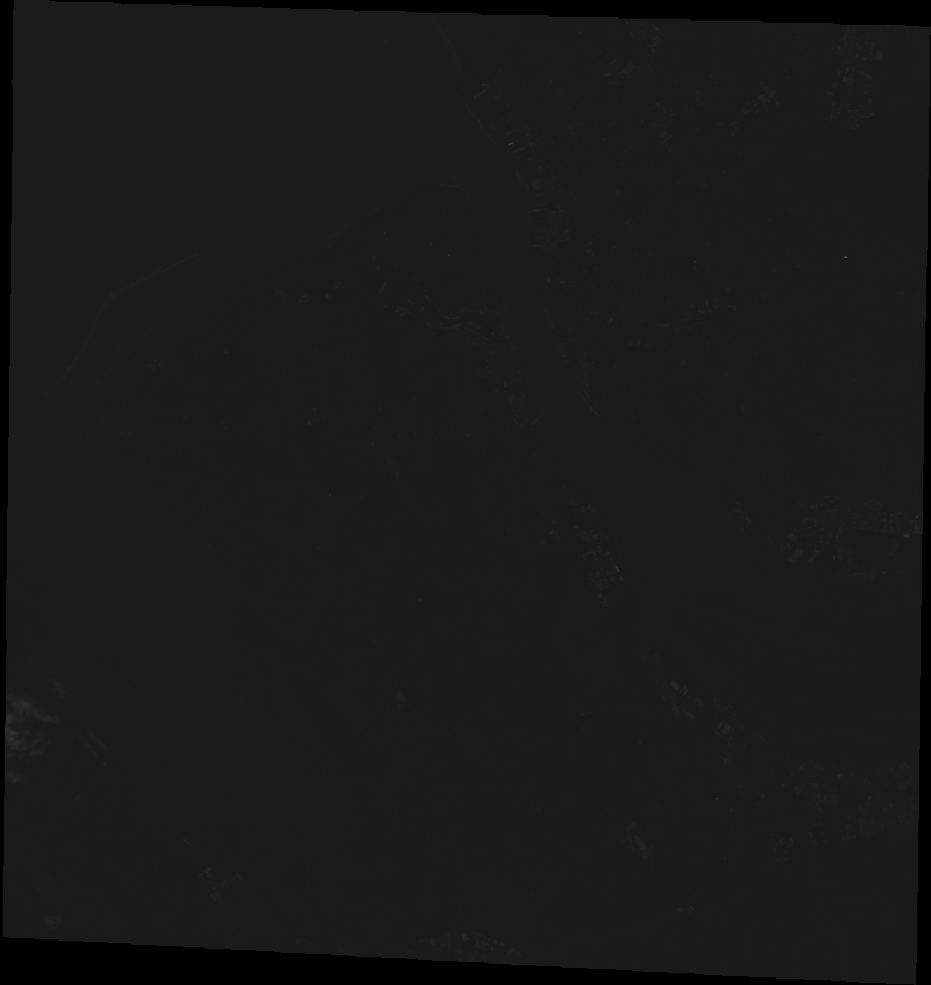
#> input picture data/RGB_bands/Band2.tif, 931 x 985 px; its folder holds 3 pictures in this run; the run also reads 2 pictures not shown here
$ jupyter execute --allow-errors part_01.ipynb   (shell and % lines are left out)
#> lines starting #> are read from the running program, lines starting #| are printed output that depends on the picture
# Section 1: Downloading  and pre-processing Landsat satellite imagery

## Overview

Objectives:
   * Get familiar with Landsat satellite imagery and understand the basic concepts of how to access the data.
   * Automate the download of Landsat images through Google for a given Region of Interest (ROI).
   * Pre-process the imagery for further analysis.

NASA's Landsat satellite programme is the longest standing programme for Earth observation (EO) imagery. It provides an open source, 46 year record of moderate resolution imagery and in addition captures Near- and Shortwave-Infrared, Thermal, and for the more recent missions, cirrus and panchromatic images.

| Mission | Operational time | Revisit time | Resolution |
|---|---|----|---|
| Landsat 1 | 1972-1978 | 18 d | 80 m |
| Landsat 2 | 1975-1982 | 18 d | 80 m |
| Landsat 3 | 1978-1983 | 18 d | 80 m |
| Landsat 4 | 1983-1993 | 16 d | 30 m |
| Landsat 5 | 1984-2013 | 16 d | 30 m |
| Landsat 7 | 1999-present | 16 d |15 m |
| Landsat 8 | 2013-present | 16 d | 15 m|

Other sources for free EO satellite imagery are:

| Provider | Programme | Operational time | Revisit time | Resolution |
|-|---|----|---|
|European Space Agency | Sentinel | 2015-present| 5 d | 10m |
|Planet Labs | Rapideye <br>Planetscope<br>Skysat | 2009-present | 4/5 d to daily | up to 0.8 m |
|NASA | Orbview 3 | 2003-2007 | < 3 d |1-4 m |
|NASA | EO-1 | 2003 -2017 | -- | 10-30 m|

The Python libraries used in this tutorial are the following

* [Matplotolib](https://matplotlib.org/contents.html):A Python 2D plotting library which produces publication quality figures in a variety of hardcopy formats and interactive environments across platforms.
* [Numpy](https://docs.scipy.org/doc/): Adding support for large, multi-dimensional arrays and matrices, along with a large collection of high-level mathematical functions
* [Pandas](https://pandas.pydata.org/pandas-docs/stable/):  Provides high-performance, easy-to-use data structures and data analysis tools
* [GeoPandas](http://geopandas.org/): Python library that simplifies working with geospatil data
* [Folium](http://folium.readthedocs.io/en/latest/): Python library that enables plotting interactive maps using leaflet
* [Glob](https://docs.python.org/2/library/glob.html): Unix style pathname pattern expansion
* [Landsat578](https://github.com/dgketchum/Landsat578): Simple Landsat imagery download tool
* [Scikit-image](http://scikit-image.org/docs/dev/): Collection of algorithms for image processing
* [Wget](https://pypi.org/project/wget/): Pure python download utility

## Install all packages using Conda environment

In the Anaconda command line navigate to the folder where the _workshop.yml_ file is located and run the following code:

* conda env create -f workshop.yml

[cell 1]
# Import the packages you need to download satellite data

# Plots graphs and figures within the notebook

import matplotlib.pyplot as plt
import pandas as pd
import numpy as np
import geopandas as gpd
import folium
import os, shutil
import glob
from landsat import google_download
from google_download import GoogleDownload
from skimage import io, transform, exposure
import wget

* Read in the bounding box shapefile

In order to intersect our bounding box with the flight path of the satellite the coordinate system of the shapefile has to be WGS84 lat-long, which is equivalent to EPSG:4326.

[cell 2]
# Specify the path to your shapefile
shp='../data/Liverpool/Liverpool.shp'

# Read the shapefile into a geopandas GeoDataFrame
#> (the rest of this cell did not finish here and is left out)

#> (a cell that did not finish here is left out)

The `data/wrs2_descending` folder includes a shapefile which contains the flight path of the Landsat satellites and shows the paht/row tuples.

* Intersect the two shapefiles

To determine which images are relevant for our ROI, we need to intersect the flight path of the Landsat satellite with our ROI. This will give us path/row tuples that intersect with our ROI

#> (a cell that did not finish here is left out)

#> (a cell that did not finish here is left out)

#> (a cell that did not finish here is left out)

* Visualise the interesecting shapefiles

This allows us to sort out images (path/row tuples) that only partially intersect with our ROI.

#> (a cell that did not finish here is left out)

#> (a cell that did not finish here is left out)

# Download Landsat images from Google

* As we now have the relevant path/row tuples for our ROI we can proceed to download the images. We can specifiy a time frame as well as the satellite we would like to obtain data from. Furthermore, we can specifiy the percentage of cloud cover in the image.

[cell 9]
# Download Tile list from Google - only needs to be done when first running
# the code

#Path to index file
Index_PATH='../data/index.csv.gz'
if os.path.exists(Index_PATH):
    print('File already exists')

else:
    ! landsat --update-scenes yes
    ! mv index.csv.gz ../data/index.csv.gz

[cell 10]
# Define Google Download function

def landsat_download(start_date, end_date, sat,path,row,cloud,output):
    g=GoogleDownload(start=start_date, end=end_date, satellite=sat, path=path, row=row, max_cloud_percent=cloud, output_path=output)
    g.download()

[cell 11]
# Specify start and end date YYYY-MM-DD, which satellites to use [1-8] and the
# output path where the files should be saved
start_date='2017-01-01'
end_date = '2018-06-01'
cloud = 10
satellites=[8]
home = '../data/'
output = os.path.join(home, 'Landsat_images')

#> (a cell that did not finish here is left out)

## Create a True-color image

* Landsat 8 provides 11 bands which can be stacked together to highlight different aspects of the Earths' surface. In this case we create a simple Re-Blue-Green (RGB) image.

[cell 13]
# Read in the red,green and blue bands (Band4,3,2) from the downloaded Landsat images
path = '../data/RGB_bands/Band'
b2 = io.imread(path+'2.tif')
#> b2 is the input picture: shape (985, 931) uint16; min 0, max 25547, mean 6542.8
b3 = io.imread(path+'3.tif')
b4 = io.imread(path+'4.tif')

[cell 14]
# Create an RGB image using numpy arrays
img_rgb=np.dstack((b4,b3,b2))
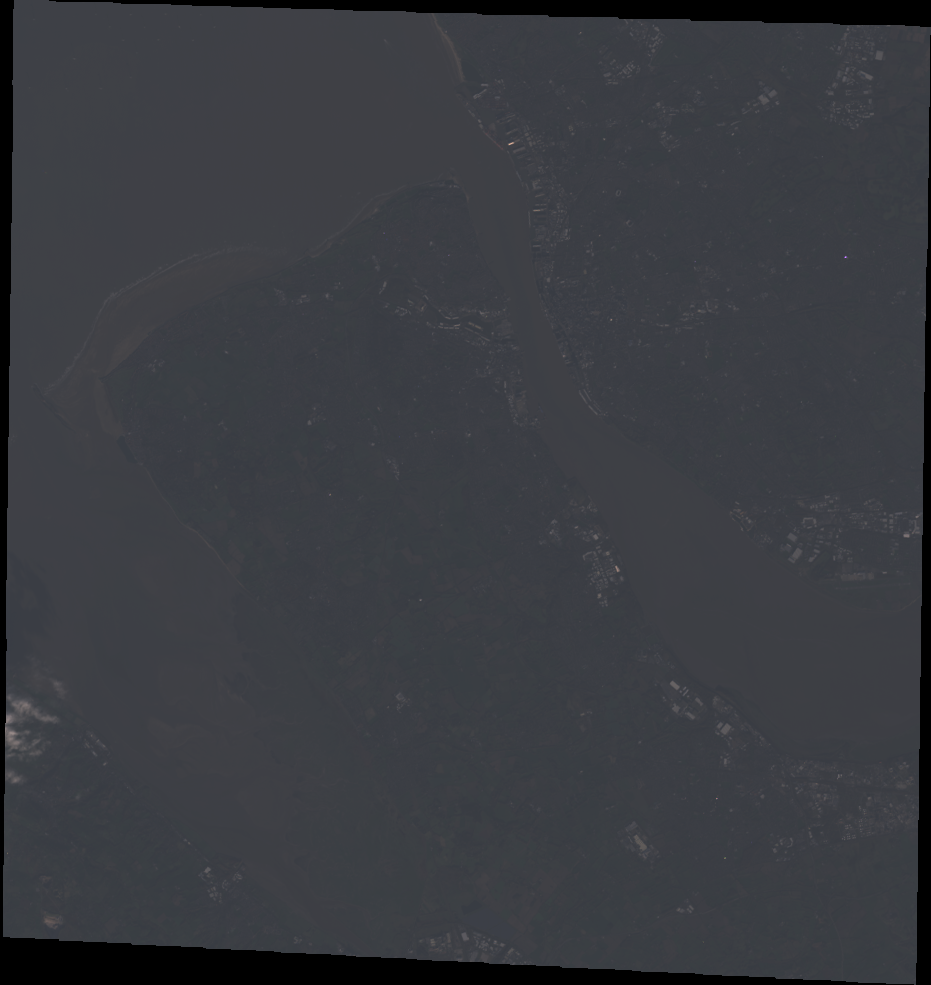
#> img_rgb: shape (985, 931, 3) uint16; mean of channels 0, 1, 2 5791.5, 6010.9, 6542.8; drawn with min black and max white

[cell 15]
# Define a function to show the numpy array as true colour image
def color_image_show(low_pct=5, high_pct=96, size=15):
    # Adjust the intensity of the image
    p2, p98 = np.percentile(img_rgb, (low_pct, high_pct))
    img_exp = exposure.rescale_intensity(img_rgb, in_range=(p2, p98))
    # Plot
    fig = plt.figure(figsize=(size, size))
    plt.imshow(img_exp/65535)
    return plt.show()

[cell 16]
from ipywidgets import interact, IntSlider
interact(color_image_show,
         low_pct=IntSlider(0, min=0, max=15),
         high_pct=IntSlider(100, min=85, max=100, step=1),
         size=IntSlider(5, min=5, max=20));
#> the sliders are set to low_pct = <module 'ipywidgets.IntSlider_, high_pct = <module 'ipywidgets.IntSlider_, size = <module 'ipywidgets.IntSlider_
#> (the call stopped at in color_image_show, `p2, p98 = np.percentile(img_rgb, (low_pct, high_pct))`: ipywidgets is not available in this run)

[cell 17]
# Adjust the intensity of the image
p2, p98 = np.percentile(img_rgb, (5, 95))
#> p2 = 0; p98 = 7037
img_exp = exposure.rescale_intensity(img_rgb, in_range=(p2, p98))
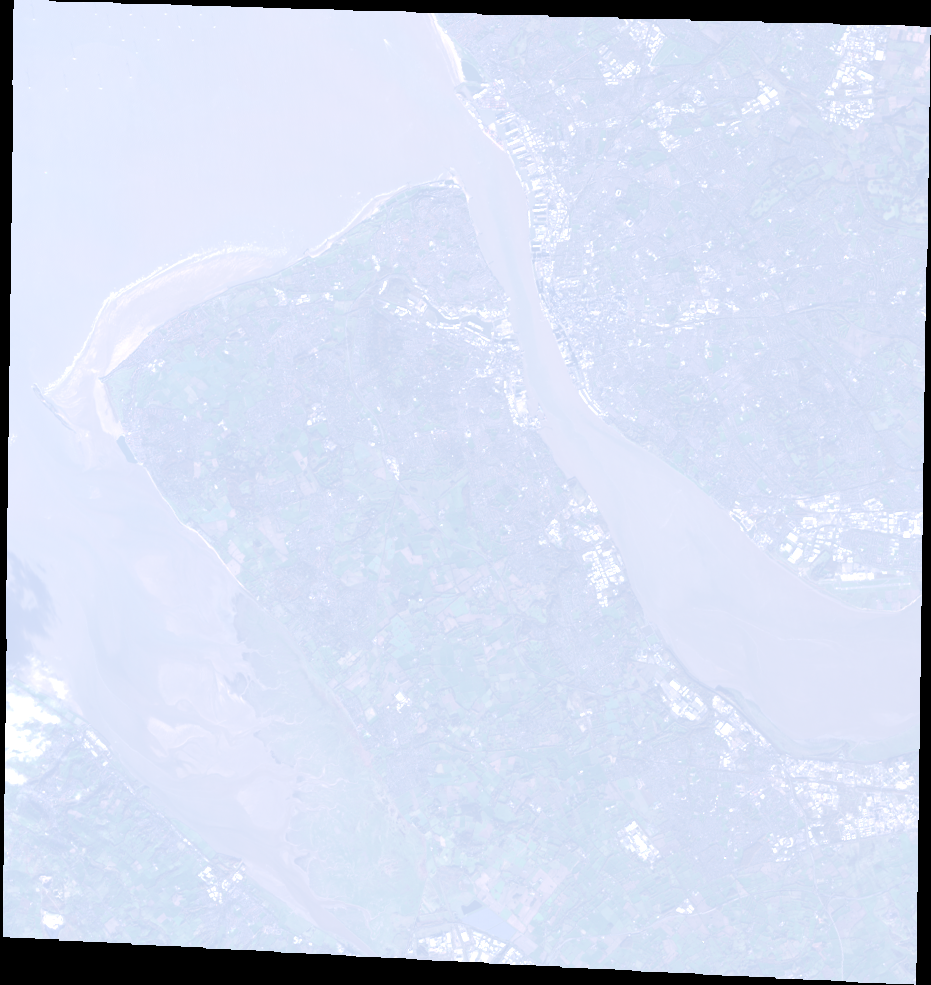
#> img_exp: shape (985, 931, 3) uint16; mean of channels 0, 1, 2 53843.2, 55896.5, 60715.9; drawn with min black and max white
# Save image to file
io.imsave('../data/RGB.TIF', img_exp)
